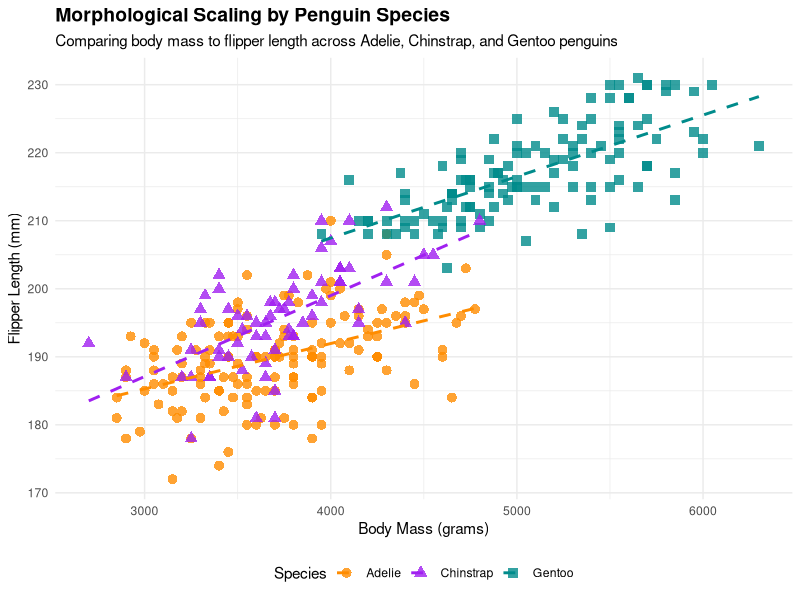
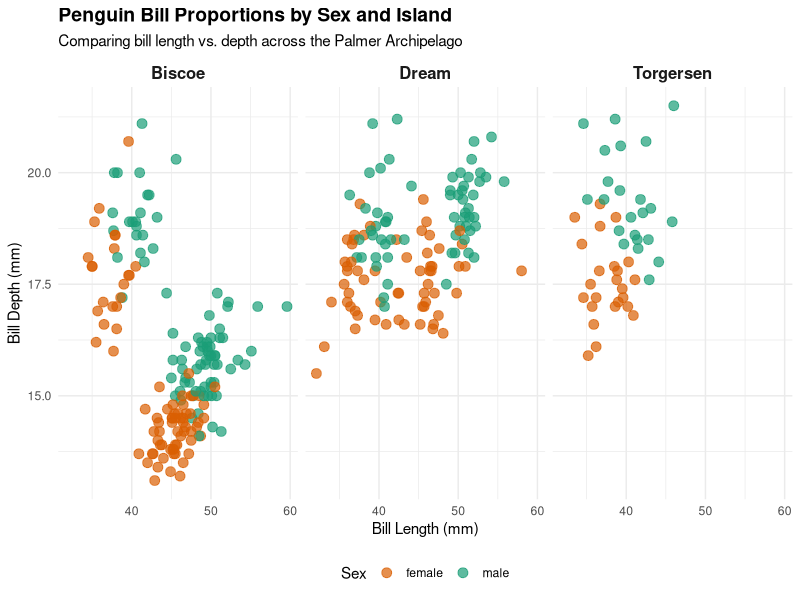
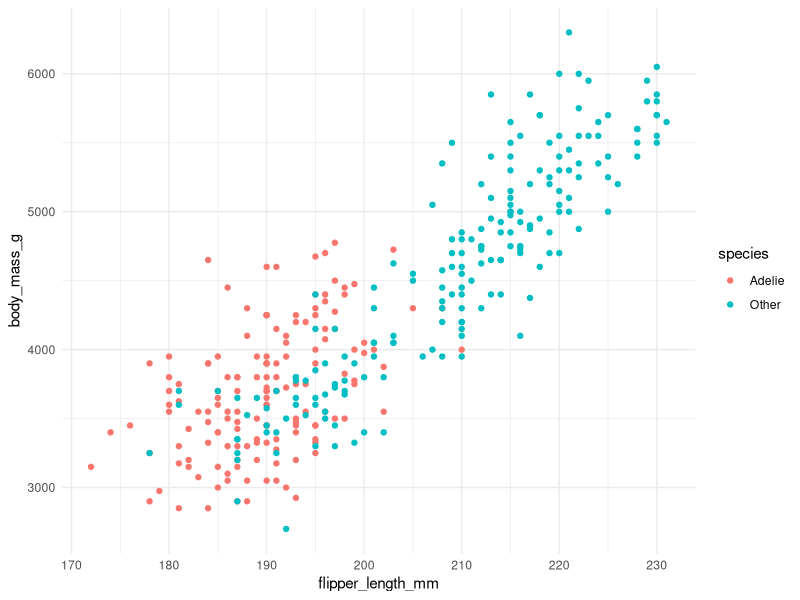
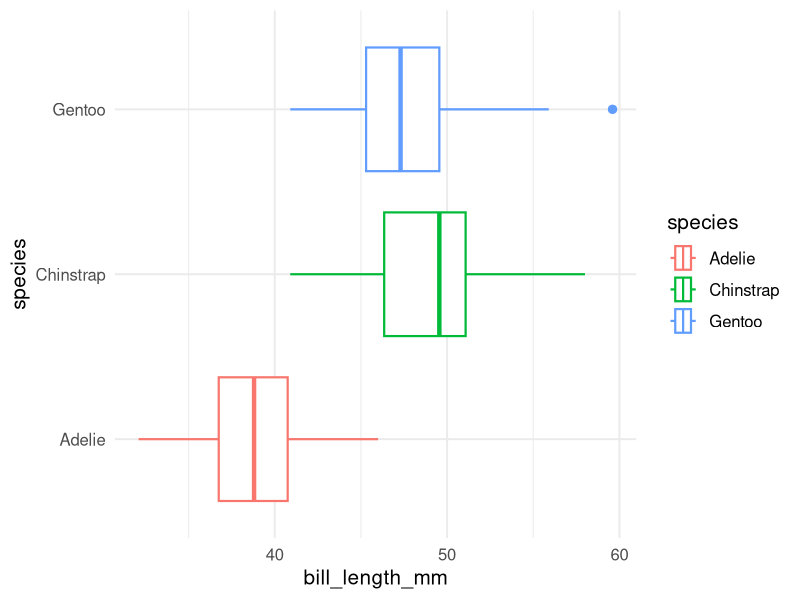

Source code (R) for these figures, in order:
## ---- chunk 1
#| label: load-packages
#| include: false

# Load packages here
#pacman::p_load(tidymodels,
 #              tidyverse)

library(tidyverse)
library(palmerpenguins)

## ---- chunk 2
#| label: setup
#| include: true

#pipe data for what we want 
df_q1 <- penguins %>%
  drop_na(body_mass_g, flipper_length_mm, species)

#build the visualization
ggplot(df_q1, aes(x = body_mass_g, y = flipper_length_mm, color = species, shape = species)) +
  #scatterplot points with some transparency (alpha) so overlapping points are visible
  geom_point(size = 3, alpha = 0.8) +
  #dashed trendline for each species to highlight the scaling relationship
  geom_smooth(method = "lm", se = FALSE, linetype = "dashed") +
  # Use a colorblind-friendly, distinct color palette
  scale_color_manual(values = c("Adelie" = "darkorange", "Chinstrap" = "purple", "Gentoo" = "cyan4")) +
  # Add professional, descriptive labels
  labs(
    title = "Morphological Scaling by Penguin Species",
    subtitle = "Comparing body mass to flipper length across Adelie, Chinstrap, and Gentoo penguins",
    x = "Body Mass (grams)",
    y = "Flipper Length (mm)",
    color = "Species",
    shape = "Species"
  ) +
  #clean, modern theme
  theme_minimal() +
  theme(
    plot.title = element_text(face = "bold", size = 14),
    legend.position = "bottom"
  )

# Plot theme
ggplot2::theme_set(ggplot2::theme_minimal(base_size = 11))

# For better figure resolution
knitr::opts_chunk$set(
  fig.retina = 3, 
  dpi = 300, 
  fig.width = 6, 
  fig.asp = 0.618 
  )

## ---- chunk 3
#| label: load-data
#| include: true
# Load data here


# 1. Prepare data for Q2
# We specifically drop rows where sex (or our numerical variables) is missing 
# to ensure a clean visual comparison of sexual dimorphism.
df_q2 <- penguins %>%
  drop_na(bill_length_mm, bill_depth_mm, sex, island)

# 2. Build the visualization
ggplot(df_q2, aes(x = bill_length_mm, y = bill_depth_mm, color = sex)) +
  # Add scatterplot points with transparency to handle overlapping
  geom_point(size = 3, alpha = 0.7) +
  # Facet the plot by island to create side-by-side comparative panels
  facet_wrap(~ island) +
  # Use a distinct, colorblind-friendly palette for biological sex
  scale_color_manual(values = c("female" = "#D95F02", "male" = "#1B9E77")) +
  # Add professional, descriptive labels
  labs(
    title = "Penguin Bill Proportions by Sex and Island",
    subtitle = "Comparing bill length vs. depth across the Palmer Archipelago",
    x = "Bill Length (mm)",
    y = "Bill Depth (mm)",
    color = "Sex"
  ) +
  # Customize specific theme elements (base minimal theme is applied globally)
  theme(
    plot.title = element_text(face = "bold", size = 14),
    legend.position = "bottom",
    # Make the facet labels (the island names) bold so they stand out
    strip.text = element_text(face = "bold", size = 12) 
  )

## ---- chunk 4
#model <- lm(mpg ~ speed, data = mtcars) 

#model |> tidy()

#model |> glance()

## ---- chunk 5
penguins |>
  mutate(species = ifelse(species == "Adelie", "Adelie", "Other")) |>
  ggplot(aes(x = flipper_length_mm, y = body_mass_g, color = species)) +
  geom_point()
## ---- chunk 6
penguins |>
  ggplot(aes(x = bill_length_mm, y = species, color = species)) +
  geom_boxplot(linewidth = 0.75,
               outlier.size = 2.5) +
  theme_minimal(base_size = 15) +
  theme(legend.key.size = unit(0.8, "cm"))
## ---- chunk 7
penguins |> 
  head() |>
  kableExtra::kable() |>
  kableExtra::kable_styling()
